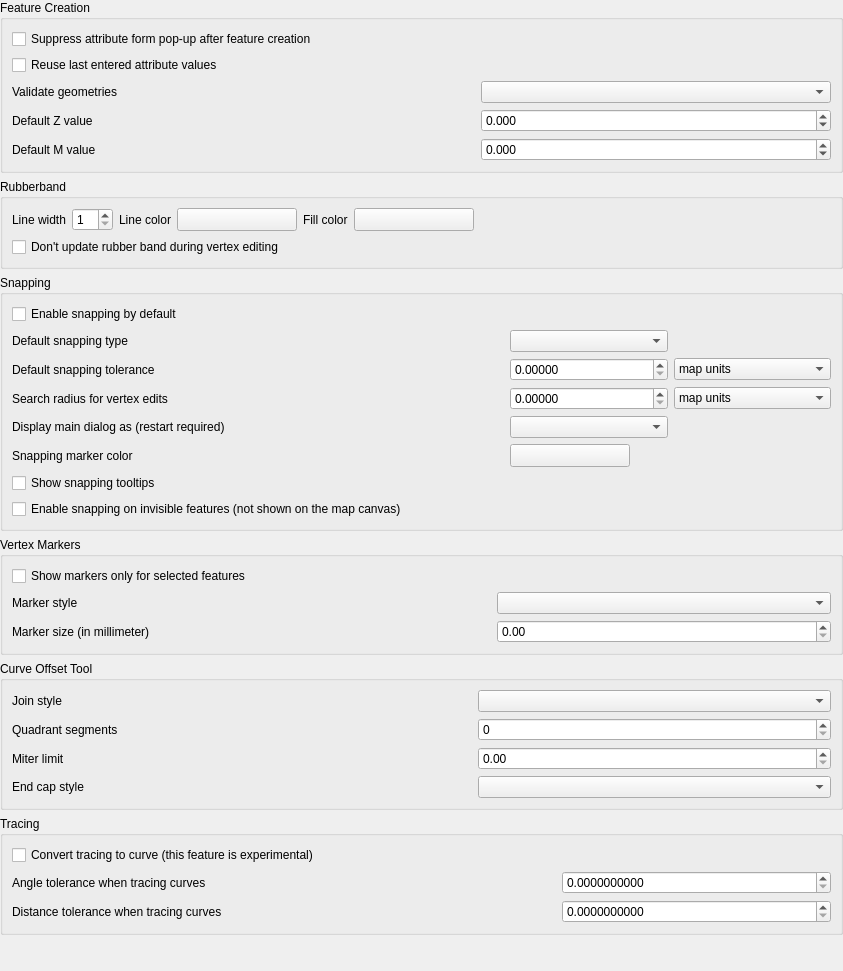
             <widget class="QWidget" name="mOptionsScrollAreaContents_07">
              <property name="geometry">
               <rect>
                <x>0</x>
                <y>-256</y>
                <width>843</width>
                <height>971</height>
               </rect>
              </property>
              <layout class="QVBoxLayout" name="verticalLayout_31">
               <property name="leftMargin">
                <number>0</number>
               </property>
               <property name="topMargin">
                <number>0</number>
               </property>
               <property name="rightMargin">
                <number>0</number>
               </property>
               <property name="bottomMargin">
                <number>0</number>
               </property>
               <item>
                <widget class="QgsCollapsibleGroupBox" name="mEnterAttributeValuesGroupBox">
                 <property name="title">
                  <string>Feature Creation</string>
                 </property>
                 <layout class="QGridLayout" name="gridLayout_28">
                  <item row="2" column="0">
                   <widget class="QLabel" name="label_19">
                    <property name="text">
                     <string>Validate geometries</string>
                    </property>
                   </widget>
                  </item>
                  <item row="0" column="0" colspan="3">
                   <widget class="QCheckBox" name="chkDisableAttributeValuesDlg">
                    <property name="text">
                     <string>Suppress attribute form pop-up after feature creation</string>
                    </property>
                    <property name="tristate">
                     <bool>false</bool>
                    </property>
                   </widget>
                  </item>
                  <item row="2" column="1">
                   <spacer name="horizontalSpacer_32">
                    <property name="orientation">
                     <enum>Qt::Horizontal</enum>
                    </property>
                    <property name="sizeHint" stdset="0">
                     <size>
                      <width>40</width>
                      <height>20</height>
                     </size>
                    </property>
                   </spacer>
                  </item>
                  <item row="1" column="0" colspan="3">
                   <widget class="QCheckBox" name="chkReuseLastValues">
                    <property name="text">
                     <string>Reuse last entered attribute values</string>
                    </property>
                    <property name="tristate">
                     <bool>false</bool>
                    </property>
                   </widget>
                  </item>
                  <item row="3" column="0">
                   <widget class="QLabel" name="mDefaultZValueLabel">
                    <property name="text">
                     <string>Default Z value</string>
                    </property>
                   </widget>
                  </item>
                  <item row="4" column="0">
                   <widget class="QLabel" name="mDefaultMValueLabel">
                    <property name="text">
                     <string>Default M value</string>
                    </property>
                   </widget>
                  </item>
                  <item row="3" column="2">
                   <widget class="QgsDoubleSpinBox" name="mDefaultZValueSpinBox">
                    <property name="toolTip">
                     <string>Default Z Value</string>
                    </property>
                    <property name="decimals">
                     <number>3</number>
                    </property>
                    <property name="minimum">
                     <double>-999999.998999999952503</double>
                    </property>
                    <property name="maximum">
                     <double>1000000.000000000000000</double>
                    </property>
                    <property name="singleStep">
                     <double>1.000000000000000</double>
                    </property>
                   </widget>
                  </item>
                  <item row="4" column="2">
                   <widget class="QgsDoubleSpinBox" name="mDefaultMValueSpinBox">
                    <property name="toolTip">
                     <string>Default Measure Value</string>
                    </property>
                    <property name="decimals">
                     <number>3</number>
                    </property>
                    <property name="minimum">
                     <double>-999999.998999999952503</double>
                    </property>
                    <property name="maximum">
                     <double>1000000.000000000000000</double>
                    </property>
                    <property name="singleStep">
                     <double>1.000000000000000</double>
                    </property>
                   </widget>
                  </item>
                  <item row="2" column="2">
                   <widget class="QComboBox" name="mValidateGeometries">
                    <property name="sizePolicy">
                     <sizepolicy hsizetype="Expanding" vsizetype="Fixed">
                      <horstretch>0</horstretch>
                      <verstretch>0</verstretch>
                     </sizepolicy>
                    </property>
                   </widget>
                  </item>
                 </layout>
                </widget>
               </item>
               <item>
                <widget class="QgsCollapsibleGroupBox" name="mRubberBandGroupBox">
                 <property name="title">
                  <string>Rubberband</string>
                 </property>
                 <layout class="QGridLayout" name="_9">
                  <item row="0" column="9">
                   <spacer name="horizontalSpacer_33">
                    <property name="orientation">
                     <enum>Qt::Horizontal</enum>
                    </property>
                    <property name="sizeHint" stdset="0">
                     <size>
                      <width>40</width>
                      <height>20</height>
                     </size>
                    </property>
                   </spacer>
                  </item>
                  <item row="0" column="0">
                   <widget class="QLabel" name="mLineWidthTextLabel">
                    <property name="sizePolicy">
                     <sizepolicy hsizetype="Maximum" vsizetype="Preferred">
                      <horstretch>0</horstretch>
                      <verstretch>0</verstretch>
                     </sizepolicy>
                    </property>
                    <property name="text">
                     <string>Line width</string>
                    </property>
                   </widget>
                  </item>
                  <item row="0" column="2">
                   <widget class="QLabel" name="mLineColorTextLabel">
                    <property name="sizePolicy">
                     <sizepolicy hsizetype="Maximum" vsizetype="Preferred">
                      <horstretch>0</horstretch>
                      <verstretch>0</verstretch>
                     </sizepolicy>
                    </property>
                    <property name="text">
                     <string>Line color</string>
                    </property>
                   </widget>
                  </item>
                  <item row="0" column="1">
                   <widget class="QgsSpinBox" name="mLineWidthSpinBox">
                    <property name="toolTip">
                     <string>Line width in pixels</string>
                    </property>
                    <property name="minimum">
                     <number>1</number>
                    </property>
                   </widget>
                  </item>
                  <item row="0" column="5">
                   <widget class="QgsColorButton" name="mFillColorToolButton">
                    <property name="sizePolicy">
                     <sizepolicy hsizetype="Fixed" vsizetype="Fixed">
                      <horstretch>0</horstretch>
                      <verstretch>0</verstretch>
                     </sizepolicy>
                    </property>
                    <property name="minimumSize">
                     <size>
                      <width>120</width>
                      <height>0</height>
                     </size>
                    </property>
                    <property name="maximumSize">
                     <size>
                      <width>120</width>
                      <height>16777215</height>
                     </size>
                    </property>
                    <property name="text">
                     <string />
                    </property>
                   </widget>
                  </item>
                  <item row="0" column="4">
                   <widget class="QLabel" name="mSelectColorTextLabel">
                    <property name="sizePolicy">
                     <sizepolicy hsizetype="Maximum" vsizetype="Preferred">
                      <horstretch>0</horstretch>
                      <verstretch>0</verstretch>
                     </sizepolicy>
                    </property>
                    <property name="text">
                     <string>Fill color</string>
                    </property>
                   </widget>
                  </item>
                  <item row="0" column="3">
                   <widget class="QgsColorButton" name="mLineColorToolButton">
                    <property name="sizePolicy">
                     <sizepolicy hsizetype="Fixed" vsizetype="Fixed">
                      <horstretch>0</horstretch>
                      <verstretch>0</verstretch>
                     </sizepolicy>
                    </property>
                    <property name="minimumSize">
                     <size>
                      <width>120</width>
                      <height>0</height>
                     </size>
                    </property>
                    <property name="maximumSize">
                     <size>
                      <width>120</width>
                      <height>16777215</height>
                     </size>
                    </property>
                    <property name="text">
                     <string />
                    </property>
                   </widget>
                  </item>
                  <item row="1" column="0" colspan="7">
                   <widget class="QCheckBox" name="mLineGhostCheckBox">
                    <property name="text">
                     <string>Don't update rubber band during vertex editing</string>
                    </property>
                   </widget>
                  </item>
                 </layout>
                </widget>
               </item>
               <item>
                <widget class="QgsCollapsibleGroupBox" name="mSnappingGroupBox">
                 <property name="title">
                  <string>Snapping</string>
                 </property>
                 <layout class="QGridLayout" name="gridLayout_3">
                  <item row="0" column="0" colspan="4">
                   <widget class="QCheckBox" name="mSnappingEnabledDefault">
                    <property name="text">
                     <string>Enable snapping by default</string>
                    </property>
                   </widget>
                  </item>
                  <item row="1" column="0">
                   <widget class="QLabel" name="mDefaultSnapTypeLabel">
                    <property name="text">
                     <string>Default snapping type</string>
                    </property>
                   </widget>
                  </item>
                  <item row="1" column="1">
                   <spacer>
                    <property name="orientation">
                     <enum>Qt::Horizontal</enum>
                    </property>
                    <property name="sizeHint" stdset="0">
                     <size>
                      <width>273</width>
                      <height>19</height>
                     </size>
                    </property>
                   </spacer>
                  </item>
                  <item row="1" column="2">
                   <widget class="QComboBox" name="mDefaultSnapTypeComboBox">
                    <property name="sizePolicy">
                     <sizepolicy hsizetype="Expanding" vsizetype="Fixed">
                      <horstretch>0</horstretch>
                      <verstretch>0</verstretch>
                     </sizepolicy>
                    </property>
                   </widget>
                  </item>
                  <item row="2" column="0">
                   <widget class="QLabel" name="mDefaultSnappingToleranceTextLabel">
                    <property name="text">
                     <string>Default snapping tolerance</string>
                    </property>
                   </widget>
                  </item>
                  <item row="2" column="1">
                   <spacer>
                    <property name="orientation">
                     <enum>Qt::Horizontal</enum>
                    </property>
                    <property name="sizeHint" stdset="0">
                     <size>
                      <width>241</width>
                      <height>20</height>
                     </size>
                    </property>
                   </spacer>
                  </item>
                  <item row="2" column="2">
                   <widget class="QgsDoubleSpinBox" name="mDefaultSnappingToleranceSpinBox">
                    <property name="decimals">
                     <number>5</number>
                    </property>
                    <property name="maximum">
                     <double>99999999.989999994635582</double>
                    </property>
                   </widget>
                  </item>
                  <item row="2" column="3">
                   <widget class="QComboBox" name="mDefaultSnappingToleranceComboBox">
                    <property name="sizePolicy">
                     <sizepolicy hsizetype="Expanding" vsizetype="Fixed">
                      <horstretch>0</horstretch>
                      <verstretch>0</verstretch>
                     </sizepolicy>
                    </property>
                    <item>
                     <property name="text">
                      <string>map units</string>
                     </property>
                    </item>
                    <item>
                     <property name="text">
                      <string>pixels</string>
                     </property>
                    </item>
                   </widget>
                  </item>
                  <item row="3" column="0">
                   <widget class="QLabel" name="mVertexSearchRadiusVertexEditLabel">
                    <property name="text">
                     <string>Search radius for vertex edits</string>
                    </property>
                   </widget>
                  </item>
                  <item row="3" column="1">
                   <spacer>
                    <property name="orientation">
                     <enum>Qt::Horizontal</enum>
                    </property>
                    <property name="sizeHint" stdset="0">
                     <size>
                      <width>61</width>
                      <height>20</height>
                     </size>
                    </property>
                   </spacer>
                  </item>
                  <item row="3" column="2">
                   <widget class="QgsDoubleSpinBox" name="mSearchRadiusVertexEditSpinBox">
                    <property name="decimals">
                     <number>5</number>
                    </property>
                    <property name="maximum">
                     <double>99999999.989999994635582</double>
                    </property>
                   </widget>
                  </item>
                  <item row="3" column="3">
                   <widget class="QComboBox" name="mSearchRadiusVertexEditComboBox">
                    <item>
                     <property name="text">
                      <string>map units</string>
                     </property>
                    </item>
                    <item>
                     <property name="text">
                      <string>pixels</string>
                     </property>
                    </item>
                   </widget>
                  </item>
                  <item row="4" column="0">
                   <widget class="QLabel" name="label_49">
                    <property name="text">
                     <string>Display main dialog as (restart required)</string>
                    </property>
                   </widget>
                  </item>
                  <item row="4" column="2">
                   <widget class="QComboBox" name="mSnappingMainDialogComboBox" />
                  </item>
                  <item row="5" column="0">
                   <widget class="QLabel" name="label_2">
                    <property name="text">
                     <string>Snapping marker color</string>
                    </property>
                   </widget>
                  </item>
                  <item row="5" column="2">
                   <widget class="QgsColorButton" name="mSnappingMarkerColorButton">
                    <property name="minimumSize">
                     <size>
                      <width>120</width>
                      <height>0</height>
                     </size>
                    </property>
                   </widget>
                  </item>
                  <item row="6" column="0" colspan="4">
                   <widget class="QCheckBox" name="mSnappingTooltipsCheckbox">
                    <property name="text">
                     <string>Show snapping tooltips</string>
                    </property>
                   </widget>
                  </item>
                  <item row="7" column="0" colspan="4">
                   <widget class="QCheckBox" name="mEnableSnappingOnInvisibleFeatureCheckbox">
                    <property name="text">
                     <string>Enable snapping on invisible features (not shown on the map canvas)</string>
                    </property>
                   </widget>
                  </item>
                 </layout>
                </widget>
               </item>
               <item>
                <widget class="QgsCollapsibleGroupBox" name="mVertexMarkerGroupBox">
                 <property name="title">
                  <string>Vertex Markers</string>
                 </property>
                 <layout class="QGridLayout" name="_11">
                  <item row="1" column="0">
                   <widget class="QLabel" name="mMarkerStyleLabel">
                    <property name="text">
                     <string>Marker style</string>
                    </property>
                   </widget>
                  </item>
                  <item row="1" column="1">
                   <spacer>
                    <property name="orientation">
                     <enum>Qt::Horizontal</enum>
                    </property>
                    <property name="sizeHint" stdset="0">
                     <size>
                      <width>281</width>
                      <height>20</height>
                     </size>
                    </property>
                   </spacer>
                  </item>
                  <item row="1" column="2">
                   <widget class="QComboBox" name="mMarkerStyleComboBox">
                    <property name="sizePolicy">
                     <sizepolicy hsizetype="Expanding" vsizetype="Fixed">
                      <horstretch>0</horstretch>
                      <verstretch>0</verstretch>
                     </sizepolicy>
                    </property>
                   </widget>
                  </item>
                  <item row="2" column="2">
                   <widget class="QgsDoubleSpinBox" name="mMarkerSizeSpinBox">
                    <property name="layoutDirection">
                     <enum>Qt::LeftToRight</enum>
                    </property>
                    <property name="minimum">
                     <double>0.000000000000000</double>
                    </property>
                    <property name="singleStep">
                     <double>0.010000000000000</double>
                    </property>
                   </widget>
                  </item>
                  <item row="2" column="0">
                   <widget class="QLabel" name="label_6">
                    <property name="text">
                     <string>Marker size (in millimeter)</string>
                    </property>
                   </widget>
                  </item>
                  <item row="2" column="1">
                   <spacer>
                    <property name="orientation">
                     <enum>Qt::Horizontal</enum>
                    </property>
                    <property name="sizeHint" stdset="0">
                     <size>
                      <width>40</width>
                      <height>20</height>
                     </size>
                    </property>
                   </spacer>
                  </item>
                  <item row="0" column="0" colspan="3">
                   <widget class="QCheckBox" name="mMarkersOnlyForSelectedCheckBox">
                    <property name="text">
                     <string>Show markers only for selected features</string>
                    </property>
                   </widget>
                  </item>
                 </layout>
                </widget>
               </item>
               <item>
                <widget class="QgsCollapsibleGroupBox" name="groupBox_21">
                 <property name="title">
                  <string>Curve Offset Tool</string>
                 </property>
                 <layout class="QGridLayout" name="gridLayout">
                  <item row="3" column="0">
                   <widget class="QLabel" name="label_25">
                    <property name="text">
                     <string>End cap style</string>
                    </property>
                   </widget>
                  </item>
                  <item row="1" column="0">
                   <widget class="QLabel" name="label_27">
                    <property name="text">
                     <string>Quadrant segments</string>
                    </property>
                   </widget>
                  </item>
                  <item row="0" column="1">
                   <spacer name="horizontalSpacer_29">
                    <property name="orientation">
                     <enum>Qt::Horizontal</enum>
                    </property>
                    <property name="sizeHint" stdset="0">
                     <size>
                      <width>40</width>
                      <height>20</height>
                     </size>
                    </property>
                   </spacer>
                  </item>
                  <item row="2" column="2">
                   <widget class="QgsDoubleSpinBox" name="mCurveOffsetMiterLimitComboBox" />
                  </item>
                  <item row="2" column="0">
                   <widget class="QLabel" name="label_28">
                    <property name="text">
                     <string>Miter limit</string>
                    </property>
                   </widget>
                  </item>
                  <item row="2" column="1">
                   <spacer name="horizontalSpacer_31">
                    <property name="orientation">
                     <enum>Qt::Horizontal</enum>
                    </property>
                    <property name="sizeHint" stdset="0">
                     <size>
                      <width>40</width>
                      <height>20</height>
                     </size>
                    </property>
                   </spacer>
                  </item>
                  <item row="1" column="1">
                   <spacer name="horizontalSpacer_30">
                    <property name="orientation">
                     <enum>Qt::Horizontal</enum>
                    </property>
                    <property name="sizeHint" stdset="0">
                     <size>
                      <width>40</width>
                      <height>20</height>
                     </size>
                    </property>
                   </spacer>
                  </item>
                  <item row="1" column="2">
                   <widget class="QgsSpinBox" name="mOffsetQuadSegSpinBox" />
                  </item>
                  <item row="0" column="0">
                   <widget class="QLabel" name="label_26">
                    <property name="text">
                     <string>Join style</string>
                    </property>
                   </widget>
                  </item>
                  <item row="0" column="2">
                   <widget class="QComboBox" name="mOffsetJoinStyleComboBox">
                    <property name="sizePolicy">
                     <sizepolicy hsizetype="Expanding" vsizetype="Fixed">
                      <horstretch>0</horstretch>
                      <verstretch>0</verstretch>
                     </sizepolicy>
                    </property>
                   </widget>
                  </item>
                  <item row="3" column="2">
                   <widget class="QComboBox" name="mOffsetCapStyleComboBox" />
                  </item>
                  <item row="3" column="1">
                   <spacer name="horizontalSpacer_4">
                    <property name="orientation">
                     <enum>Qt::Horizontal</enum>
                    </property>
                    <property name="sizeHint" stdset="0">
                     <size>
                      <width>40</width>
                      <height>20</height>
                     </size>
                    </property>
                   </spacer>
                  </item>
                 </layout>
                </widget>
               </item>
               <item>
                <widget class="QgsCollapsibleGroupBox" name="groupBox_30">
                 <property name="title">
                  <string>Tracing</string>
                 </property>
                 <layout class="QGridLayout" name="gridLayout1">
                  <item row="0" column="0" colspan="3">
                   <widget class="QCheckBox" name="mTracingConvertToCurveCheckBox">
                    <property name="text">
                     <string>Convert tracing to curve (this feature is experimental)</string>
                    </property>
                   </widget>
                  </item>
                  <item row="1" column="0">
                   <widget class="QLabel" name="label_44">
                    <property name="text">
                     <string>Angle tolerance when tracing curves</string>
                    </property>
                   </widget>
                  </item>
                  <item row="2" column="0">
                   <widget class="QLabel" name="label_70">
                    <property name="text">
                     <string>Distance tolerance when tracing curves</string>
                    </property>
                   </widget>
                  </item>
                  <item row="1" column="2">
                   <widget class="QgsDoubleSpinBox" name="mTracingCustomAngleToleranceSpinBox">
                    <property name="toolTip">
                     <string>This specifies the maximum angular deviation (in radians) allowed for a series of points to be converted to a curve.</string>
                    </property>
                    <property name="decimals">
                     <number>10</number>
                    </property>
                    <property name="maximum">
                     <double>9999.000000000000000</double>
                    </property>
                   </widget>
                  </item>
                  <item row="2" column="2">
                   <widget class="QgsDoubleSpinBox" name="mTracingCustomDistanceToleranceSpinBox">
                    <property name="toolTip">
                     <string>This specifies the maximum deviation allowed between the original location of vertices and where they would fall on the candidate curved geometry for a series of points to be converted to a curve.</string>
                    </property>
                    <property name="decimals">
                     <number>10</number>
                    </property>
                    <property name="maximum">
                     <double>9999.000000000000000</double>
                    </property>
                   </widget>
                  </item>
                 </layout>
                </widget>
               </item>
               <item>
                <spacer name="verticalSpacer_4">
                 <property name="orientation">
                  <enum>Qt::Vertical</enum>
                 </property>
                 <property name="sizeHint" stdset="0">
                  <size>
                   <width>20</width>
                   <height>40</height>
                  </size>
                 </property>
                </spacer>
               </item>
              </layout>
             </widget>
